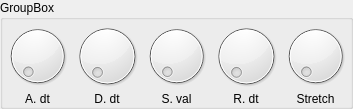
<?xml version="1.0" encoding="UTF-8"?>
<ui version="4.0">
 <class>EnvelopeBox</class>
 <widget class="QGroupBox" name="EnvelopeBox">
  <property name="geometry">
   <rect>
    <x>0</x>
    <y>0</y>
    <width>353</width>
    <height>109</height>
   </rect>
  </property>
  <property name="windowTitle">
   <string>GroupBox</string>
  </property>
  <property name="title">
   <string>GroupBox</string>
  </property>
  <layout class="QGridLayout" name="gridLayout">
   <property name="margin">
    <number>0</number>
   </property>
   <property name="spacing">
    <number>0</number>
   </property>
   <item row="0" column="0">
    <widget class="Dial" name="a_dt">
     <property name="sizePolicy">
      <sizepolicy hsizetype="Preferred" vsizetype="Preferred">
       <horstretch>0</horstretch>
       <verstretch>0</verstretch>
      </sizepolicy>
     </property>
    </widget>
   </item>
   <item row="0" column="1">
    <widget class="Dial" name="d_dt">
     <property name="sizePolicy">
      <sizepolicy hsizetype="Preferred" vsizetype="Preferred">
       <horstretch>0</horstretch>
       <verstretch>0</verstretch>
      </sizepolicy>
     </property>
    </widget>
   </item>
   <item row="0" column="2">
    <widget class="Dial" name="s_val">
     <property name="sizePolicy">
      <sizepolicy hsizetype="Preferred" vsizetype="Preferred">
       <horstretch>0</horstretch>
       <verstretch>0</verstretch>
      </sizepolicy>
     </property>
    </widget>
   </item>
   <item row="0" column="3">
    <widget class="Dial" name="r_dt">
     <property name="sizePolicy">
      <sizepolicy hsizetype="Preferred" vsizetype="Preferred">
       <horstretch>0</horstretch>
       <verstretch>0</verstretch>
      </sizepolicy>
     </property>
    </widget>
   </item>
   <item row="0" column="4">
    <widget class="Dial" name="stretch">
     <property name="sizePolicy">
      <sizepolicy hsizetype="Preferred" vsizetype="Preferred">
       <horstretch>0</horstretch>
       <verstretch>0</verstretch>
      </sizepolicy>
     </property>
    </widget>
   </item>
   <item row="1" column="0">
    <widget class="QLabel" name="label_31">
     <property name="text">
      <string>A. dt</string>
     </property>
     <property name="alignment">
      <set>Qt::AlignCenter</set>
     </property>
    </widget>
   </item>
   <item row="1" column="1">
    <widget class="QLabel" name="label_32">
     <property name="text">
      <string>D. dt</string>
     </property>
     <property name="alignment">
      <set>Qt::AlignCenter</set>
     </property>
    </widget>
   </item>
   <item row="1" column="2">
    <widget class="QLabel" name="label_33">
     <property name="text">
      <string>S. val</string>
     </property>
     <property name="alignment">
      <set>Qt::AlignCenter</set>
     </property>
    </widget>
   </item>
   <item row="1" column="3">
    <widget class="QLabel" name="label_34">
     <property name="text">
      <string>R. dt</string>
     </property>
     <property name="alignment">
      <set>Qt::AlignCenter</set>
     </property>
    </widget>
   </item>
   <item row="1" column="4">
    <widget class="QLabel" name="label_35">
     <property name="text">
      <string>Stretch</string>
     </property>
     <property name="alignment">
      <set>Qt::AlignCenter</set>
     </property>
    </widget>
   </item>
  </layout>
 </widget>
 <customwidgets>
  <customwidget>
   <class>Dial</class>
   <extends>QDial</extends>
   <header>Dial.h</header>
  </customwidget>
 </customwidgets>
 <resources/>
 <connections/>
</ui>
